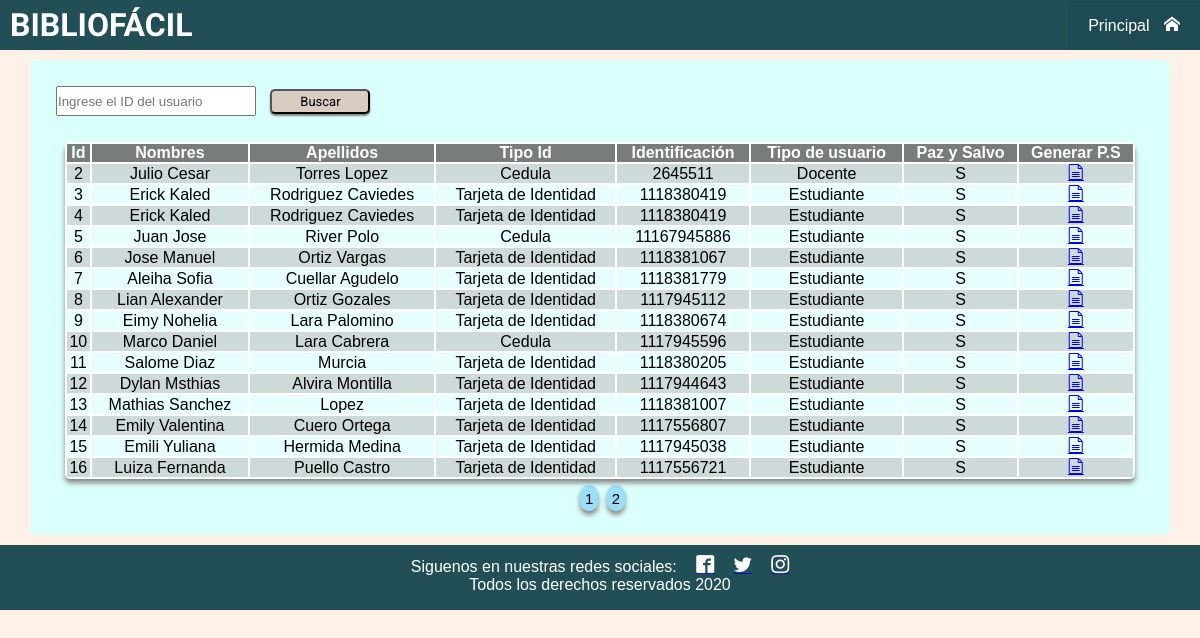
Page /pazysalvo.php on the committed database.
### tables this page shows
CREATE TABLE `usuario` (
  `id_usuario` int(11) NOT NULL,
  `nombres` varchar(255) NOT NULL,
  `apellidos` varchar(50) NOT NULL,
  `tipo_usuario` varchar(100) DEFAULT NULL,
  `genero` varchar(50) NOT NULL,
  `edad` int(2) NOT NULL,
  `telefono` varchar(11) NOT NULL,
  `email` varchar(100) NOT NULL,
  `dirección` varchar(100) NOT NULL,
  `tipo_Id` varchar(50) DEFAULT NULL,
  `identificación` bigint(11) NOT NULL,
  `fecha_activacion` date DEFAULT current_timestamp(),
  `estado_usuario` int(1) DEFAULT NULL,
  `paz_y_salvo` varchar(2) NOT NULL DEFAULT 'S'
);

### pazysalvo.php (the view, shortened to what this page needs)
<?php
require_once('php/Conexion_bd.php');
$usuariosps = "SELECT * FROM usuario
               WHERE estado_usuario = 1";
$usuario_buscado = isset($_GET['id']) ?$_GET['id'] : '';
$usuario_lista = explode(' ', $usuario_buscado);
$arreglo = array();
$l = 0;
foreach($usuario_lista as $usuario_busca)
{
    $usuariosps .=" AND id_usuario LIKE :search{$l}";
    $arreglo[":search{$l}"] = '%' . $usuario_busca . '%';
    $l++;
}
$sentencia_conteo = $pdo->prepare($usuariosps);
$sentencia_conteo->execute($arreglo);
$resultado_sin_paginar = COUNT($sentencia_conteo->fetchAll());
$filas_a_mostrar = 15;
$total_paginas_a_mostrar = ceil($resultado_sin_paginar/$filas_a_mostrar);
$pagina_actual = isset($_GET['page']) ? $_GET['page'] : 0;
$parametro_pagina_sql = $pagina_actual * $filas_a_mostrar;
$usuariosps .= " LIMIT {$parametro_pagina_sql},{$filas_a_mostrar}";
$usuarios = $pdo->prepare($usuariosps);
$usuarios->execute($arreglo);
$resultado = $usuarios->fetchAll();
?>
<!doctype html>
<html>
    <head>
        <link rel="stylesheet" href="css/hojaEstilos_pazysalvo.css">
        <link rel="stylesheet" href="fonts/style.css">
        <link rel="stylesheet" href="css/hojaEstilos_pazysalvo.css">
    </head>
    <body>
        <header>
            <h1>BIBLIOFÁCIL</h1>
            <nav class="menu">
                <ul>
                     <li class = "submenu" ><a href="Principal_02.php">Principal
                        <span class="icon-home"></span></a>
                     </li>
                </ul>
            </nav>
        </header>
        <div class="buscar" >
            <form id="buscar_form" method="get">
                <label for="">
                <input id="buscar_caja" type="text" name = "id" placeholder = "Ingrese el ID del usuario" value = "<?php echo $usuario_busca; ?>">
                <input id="buscar_envio" type="submit" name:= "buscar"  value="Buscar" >
                </label>
            </form>
            <section>
                <div class="div1">
                <table  class="table1">
                  <thead>
                   <tr  id="titulo_t2">
                        <th>Id</th><th> Nombres </th><th>Apellidos</th><th>Tipo Id</th>
                        <th>Identificación</th><th>Tipo de usuario</th><th>Paz y Salvo</th>
                        <th>Generar P.S</th>
                   </tr>
                  </thead>
                  <tbody>
                    <?php
                        foreach($resultado as $rs)
                        {
                    ?>
                    <tr>
                        <td><?php echo $rs['id_usuario']; ?></td>
                        <td><?php echo $rs['nombres']; ?></td>
                        <td><?php echo $rs['apellidos']; ?></td>
                        <td><?php echo $rs['tipo_Id']; ?></td>
                        <td><?php echo $rs['identificación']; ?></td>
                        <td><?php echo $rs['tipo_usuario']; ?></td>
                        <td><?php echo $rs['paz_y_salvo']; ?></td>
                        <td> <a id="id" target="_blank" name="id" href="pazysalvoGenerado.php?id=<?php echo $rs['id_usuario'];?>"><?php if( $rs['paz_y_salvo'] == "S"){
                            echo("<span class='icon-file-text2'></span>");}?></a>
                        </td>
                    </tr>
                    <?php
                         }
                    ?>
                  </tbody>
                </table>
                    <div id='boton_paginado'>
                        <?php
                            for($i = 1; $i <= $total_paginas_a_mostrar; $i++ )
                                {
                        ?>
                                <li id="li" ><a id="paginado" href="pazysalvo.php?page=<?php echo $i-1;?>" aria-label="page <?php echo $i;?>"> <?php echo $i;?> </a></li>
                        <?php
                                }
                        ?>
                    </div>
                    <br>
                </div>
            </section>
        </div>
        <footer class="footer" >
            <p>
                Siguenos en nuestras redes sociales:
                <a href="#" ><span class="icon-facebook2"></span></a>
                <a href="#" ><span class="icon-twitter"></span></a>
                <a href="#" ><span class="icon-instagram"></span></a><br>
                Todos los derechos reservados 2020
            </p>
        </footer>
    </body>
</html>

### css/hojaEstilos_pazysalvo.css (style rules this page uses)
* { margin: 0; padding: 0; box-sizing: border-box; font-family: sans-serif; }
body { background: #FFF1E8; }
header { height: 50px; background: rgba(30, 75, 83, 0.98); color: #fff; display: flex; justify-content: flex-end; align-items: center; margin-bottom: 10px; }
h1 { color: #fff; margin-right: auto; padding: 10px; border-color: #747d8c; font-family: 'Roboto', sans-serif; }
.menu ul { background: rgba(30, 75, 83, 0.98); display:flex; list-style: none; }
.menu a { display: block; padding: 15px 20px; color:#fff; text-decoration: none; }
.menu a span { margin-left: 10px; }
.buscar { background: #DBFFFB; border-radius: 5px; margin-bottom: 15px; width: 95%; margin-top: 20px; margin-bottom: 20px; margin: auto; }
#buscar_form { padding: 1em; }
#buscar_caja { width: 200px; height: 30px; margin: 10px 10px; }
#buscar_envio { width: 100px; height: 25px; background: #D8CCC3; margin: auto; margin-bottom: 10px; color:#000; border-radius: 5px; cursor: pointer; font-family: 'Roboto', sans-serif; font-size: 13px; -webkit-box-shadow: 0 2px 2px #888888; -moz-box-shadow: 0 2px 2px #888888; box-shadow: 0 2px 2px #888888; }
.div1 { margin-left: 35px; margin-right: 35px }
.table1 { width: 100%; background: rgb(255, 255, 255); font-family: 'Roboto', sans-serif; border-radius: 5px; -webkit-box-shadow: 0 10px 5px #888888; -moz-box-shadow: 0 10px 5px #888888; box-shadow: 0 4px 5px #888888; margin-bottom: 10px; }
#titulo_t2 { background: rgba(49, 56, 55, 0.65); border: 0; color:#fff; }
.table1 tr td { text-align: center; }
.table1 tr th { text-align: center; }
.table1 tr:nth-child(odd) { background: rgba(178, 198, 197, 0.65); }
.table1 tr:nth-child(even) { background: rgba(218, 255, 253, 0.65) ; }
#li { list-style: none; text-align: center; cursor: pointer; display: inline-block; }
#boton_paginado { margin: auto; text-align: center; margin-bottom: 10px; }
#paginado { text-decoration: none; color: #000; background: rgba(0, 143, 248, 0.29); padding: 0.3em; margin-left: 5px; border-radius: 3em; font-size: 15px; -webkit-box-shadow: 0 10px 5px #888888; -moz-box-shadow: 0 10px 5px #888888; box-shadow: 0 4px 5px #888888; }
.footer { width: 100%; height: 65px; background-color: rgba(30, 75, 83, 0.98); overflow: hidden; margin-top: 10px; }
.footer p { text-align: center; color: #fff; font-size: 16px; margin-top: 10px; }
.footer a span { margin-left: 15px; font-size: 18px; color:#fff; }

### rows in the picture
usuario: id_usuario "2", nombres "Julio Cesar", apellidos "Torres Lopez", tipo_Id "Cedula", identificación "2645511", tipo_usuario "Docente", paz_y_salvo "S"
usuario: id_usuario "3", nombres "Erick Kaled", apellidos "Rodriguez Caviedes", tipo_Id "Tarjeta de Identidad", identificación "1118380419", tipo_usuario "Estudiante", paz_y_salvo "S"
usuario: id_usuario "4", nombres "Erick Kaled", apellidos "Rodriguez Caviedes", tipo_Id "Tarjeta de Identidad", identificación "1118380419", tipo_usuario "Estudiante", paz_y_salvo "S"
usuario: id_usuario "5", nombres "Juan Jose", apellidos "River Polo", tipo_Id "Cedula", identificación "11167945886", tipo_usuario "Estudiante", paz_y_salvo "S"
usuario: id_usuario "6", nombres "Jose Manuel", apellidos "Ortiz Vargas", tipo_Id "Tarjeta de Identidad", identificación "1118381067", tipo_usuario "Estudiante", paz_y_salvo "S"
usuario: id_usuario "7", nombres "Aleiha Sofia", apellidos "Cuellar Agudelo", tipo_Id "Tarjeta de Identidad", identificación "1118381779", tipo_usuario "Estudiante", paz_y_salvo "S"
usuario: id_usuario "8", nombres "Lian Alexander", apellidos "Ortiz Gozales", tipo_Id "Tarjeta de Identidad", identificación "1117945112", tipo_usuario "Estudiante", paz_y_salvo "S"
usuario: id_usuario "9", nombres "Eimy Nohelia", apellidos "Lara Palomino", tipo_Id "Tarjeta de Identidad", identificación "1118380674", tipo_usuario "Estudiante", paz_y_salvo "S"
usuario: id_usuario "10", nombres "Marco Daniel", apellidos "Lara Cabrera", tipo_Id "Cedula", identificación "1117945596", tipo_usuario "Estudiante", paz_y_salvo "S"
usuario: id_usuario "11", nombres "Salome Diaz", apellidos "Murcia", tipo_Id "Tarjeta de Identidad", identificación "1118380205", tipo_usuario "Estudiante", paz_y_salvo "S"
usuario: id_usuario "12", nombres "Dylan Msthias", apellidos "Alvira Montilla", tipo_Id "Tarjeta de Identidad", identificación "1117944643", tipo_usuario "Estudiante", paz_y_salvo "S"
usuario: id_usuario "13", nombres "Mathias Sanchez", apellidos "Lopez", tipo_Id "Tarjeta de Identidad", identificación "1118381007", tipo_usuario "Estudiante", paz_y_salvo "S"
usuario: id_usuario "14", nombres "Emily Valentina", apellidos "Cuero Ortega", tipo_Id "Tarjeta de Identidad", identificación "1117556807", tipo_usuario "Estudiante", paz_y_salvo "S"
usuario: id_usuario "15", nombres "Emili Yuliana", apellidos "Hermida Medina", tipo_Id "Tarjeta de Identidad", identificación "1117945038", tipo_usuario "Estudiante", paz_y_salvo "S"
usuario: id_usuario "16", nombres "Luiza Fernanda", apellidos "Puello Castro", tipo_Id "Tarjeta de Identidad", identificación "1117556721", tipo_usuario "Estudiante", paz_y_salvo "S"
